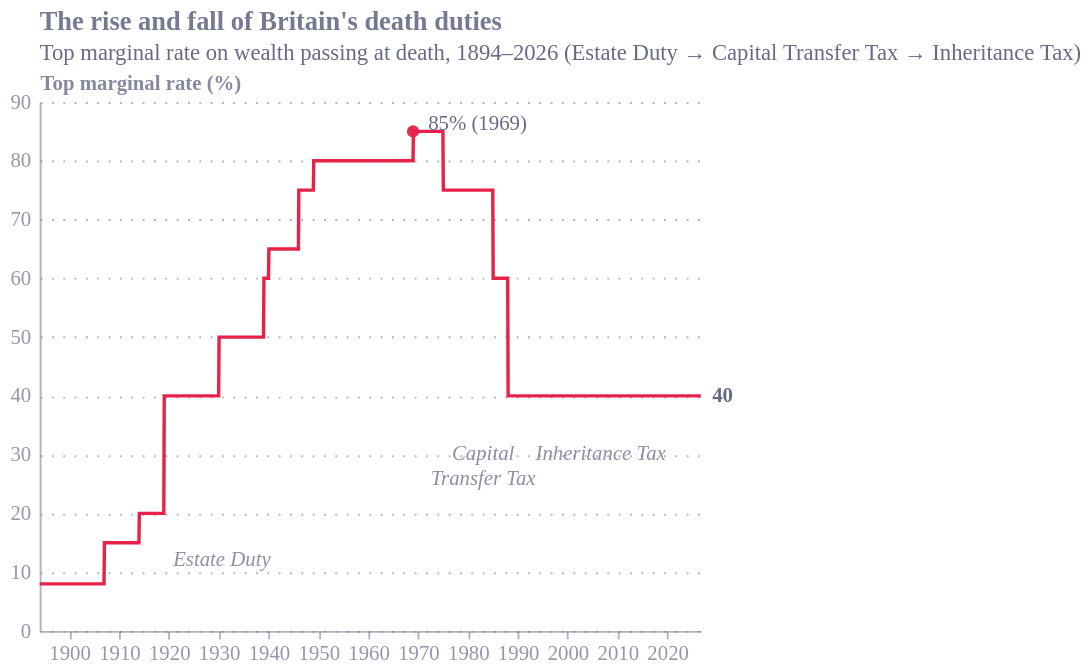

This figure's Vega-Lite source:
### Vega-Lite specification from a JSON file in a GitHub repository (floating-point values rounded to 4 significant figures; data arrays with more than 128 entries replaced by an {"elided": "..."} marker saying what was removed)
{"config": {"font": "Circular Std", "text": {"color": "#676A86", "align": "left", "baseline": "middle", "dx": 7, "dy": 0, "fontSize": 11}, "view": {"stroke": null, "continuousWidth": 400, "continuousHeight": 300, "discreteWidth": 400, "discreteHeight": 300}, "range": {"category": ["#36B7B4", "#E6224B", "#F4C245", "#0063AF", "#00A767", "#179FDB", "#EB5C2E", "#5C267B", "#122B39"], "diverging": ["#E6224B", "#E54753", "#C9C9C9", "#179FDB", "#122B39"], "heatmap": ["#C9C9C9", "#179FDB", "#0063AF", "#122B39"], "ordinal": ["#00A767", "#36B7B4", "#179FDB", "#0063AF", "#243B5A"]}, "bar": {"color": "#179fdb"}, "line": {"color": "#e6224b"}, "rule": {"color": "#676A86"}, "area": {"opacity": 0.8}, "point": {"filled": true, "size": 80, "color": "#e6224b", "opacity": 0.95}, "geoshape": {"stroke": "white", "strokeWidth": 0.3}, "rect": {"fill": "#d6d4d4", "opacity": 0.3}, "axis": {"labelColor": "#676A86", "labelFontSize": 11, "labelFont": "Circular Std", "labelOpacity": 0.7, "tickColor": "#676A86", "tickOpacity": 0.5, "domainColor": "#676A86", "domainOpacity": 0.5, "gridColor": "#676A86", "gridDash": [2, 2], "gridOpacity": 0.5, "title": null, "titleColor": "#676A86", "titleOpacity": 0.8, "tickSize": 4}, "axisXDiscrete": {"grid": false, "labelAngle": 0, "tickCount": 10, "tickOpacity": 0.5, "title": null}, "axisYDiscrete": {"ticks": false, "labelPadding": 5}, "axisXTemporal": {"grid": false, "ticks": true}, "axisXQuantitative": {"grid": true}, "axisYQuantitative": {"gridColor": "#676A86", "gridDash": [1, 5], "gridOpacity": 0.5, "ticks": false, "labelPadding": 5, "tickCount": 8, "titleAngle": 0, "titleAlign": "left", "titleBaseline": "bottom", "titleX": 0, "titleY": -5}, "title": {"color": "#676A86E6", "subtitleColor": "#676A86", "font": "Circular Std", "subtitleFont": "Circular Std", "anchor": "start", "fontSize": 14, "subtitleFontSize": 12, "subtitlePadding": 4, "offset": 0, "frame": "group"}, "legend": {"titleColor": "#122b39", "title": null, "labelColor": "#122b39", "labelFontSize": 11}}, "layer": [{"mark": {"type": "line", "strokeWidth": 1.8}, "encoding": {"x": {"axis": {"format": "%Y", "tickCount": 10}, "field": "date", "title": null, "type": "temporal"}, "y": {"field": "rate", "scale": {"domain": [0, 90]}, "title": "Top marginal rate (%)", "type": "quantitative"}}}, {"mark": {"type": "text", "align": "left", "dx": 6, "fontWeight": "bold"}, "encoding": {"text": {"aggregate": {"argmax": "date"}, "field": "rate", "format": ".0f", "type": "quantitative"}, "x": {"aggregate": "max", "field": "date", "type": "temporal"}, "y": {"aggregate": {"argmax": "date"}, "field": "rate", "type": "quantitative"}}}, {"data": {"name": "data-1ad92dd361ea8a1f4b7d113caab6731a"}, "mark": {"type": "point", "filled": true, "size": 42}, "encoding": {"x": {"field": "date", "type": "temporal"}, "y": {"field": "rate", "type": "quantitative"}}}, {"data": {"name": "data-1ad92dd361ea8a1f4b7d113caab6731a"}, "mark": {"type": "text", "align": "left", "dx": 8, "dy": -4}, "encoding": {"text": {"field": "label", "type": "nominal"}, "x": {"field": "date", "type": "temporal"}, "y": {"field": "rate", "type": "quantitative"}}}, {"data": {"name": "data-92dc7c8db6212d82e6f75cf2c1d942dd"}, "mark": {"type": "text", "align": "center", "fontStyle": "italic", "lineBreak": "\n", "opacity": 0.75}, "encoding": {"text": {"field": "label", "type": "nominal"}, "x": {"field": "date", "type": "temporal"}, "y": {"field": "y", "type": "quantitative"}}}], "data": {"name": "data-e0703f340b61c244f0b8fc94f1b71326"}, "height": 280, "title": {"text": "The rise and fall of Britain's death duties", "subtitle": "Top marginal rate on wealth passing at death, 1894–2026 (Estate Duty → Capital Transfer Tax → Inheritance Tax)"}, "width": 350, "$schema": "https://vega.github.io/schema/vega-lite/v6.4.1.json", "datasets": {"data-e0703f340b61c244f0b8fc94f1b71326": {"elided": "1593 records"}, "data-1ad92dd361ea8a1f4b7d113caab6731a": [{"date": "1969-01-01", "rate": 85, "label": "85% (1969)"}], "data-92dc7c8db6212d82e6f75cf2c1d942dd": [{"date": "1928-01-01", "y": 12, "label": "Estate Duty"}, {"date": "1980-06-01", "y": 30, "label": "Capital\nTransfer Tax"}, {"date": "2004-01-01", "y": 30, "label": "Inheritance Tax"}]}}
